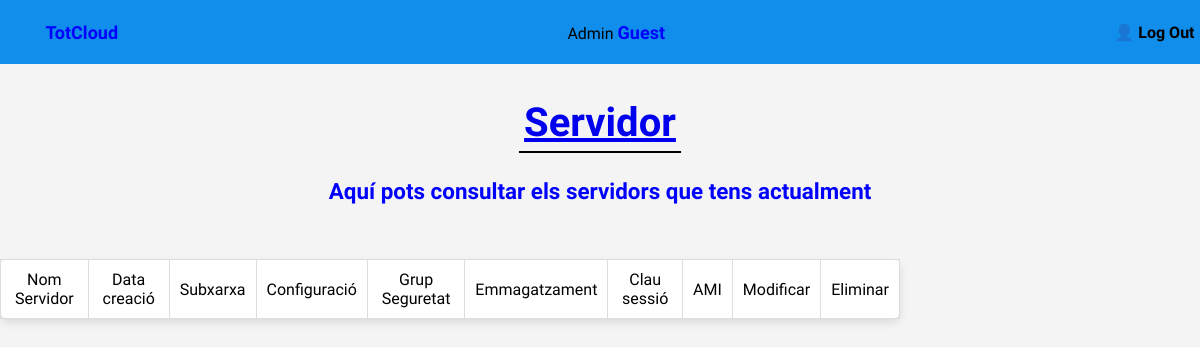
Before: /totCloud/instancia_servidor/llista_servidor.php with the older database file.
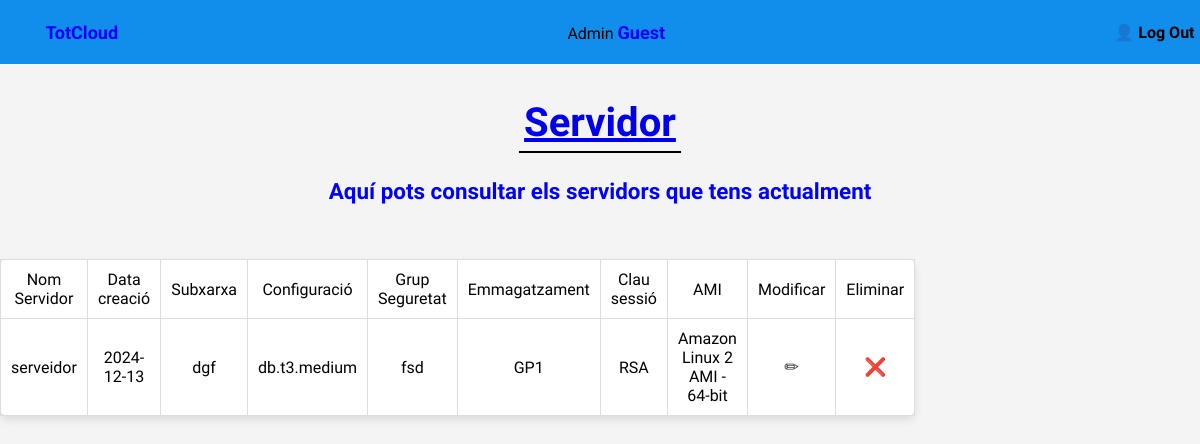
After: the same page with the newer database file.
### tables this page shows
CREATE TABLE `instancia_servidor` (
  `nomServ` varchar(64) NOT NULL,
  `dataCreacio` date NOT NULL,
  `idInstancia_servidor` int(11) NOT NULL,
  `idServidorInfra` int(11) NOT NULL,
  `idSubXar` int(11) NOT NULL,
  `idConfig` int(11) NOT NULL,
  `idGS` int(11) NOT NULL,
  `idEmmg` int(11) NOT NULL,
  `idClauSessio` int(11) NOT NULL,
  `idAMI` int(11) NOT NULL
);

CREATE TABLE `subxarxa` (
  `nomSubXarxa` varchar(64) NOT NULL,
  `descripcio` text DEFAULT NULL,
  `idVPC` varchar(128) NOT NULL,
  `idSubXar` int(11) NOT NULL,
  `nomReg` varchar(64) DEFAULT NULL
);

CREATE TABLE `configuracio` (
  `idConfig` int(11) NOT NULL,
  `numCPU` int(11) NOT NULL,
  `RAM` int(11) NOT NULL,
  `xarxa` varchar(32) DEFAULT NULL,
  `preuPerHora` decimal(5,2) DEFAULT NULL,
  `nom` varchar(64) NOT NULL,
  `IP` binary(16) DEFAULT NULL
);

CREATE TABLE `grup_seguretat` (
  `nom` varchar(64) NOT NULL,
  `descripcio` text NOT NULL,
  `descrpicioSource` text DEFAULT NULL,
  `idGS` int(11) NOT NULL,
  `tipusSource` varchar(32) DEFAULT NULL,
  `tipus` varchar(16) NOT NULL,
  `Protocol` varchar(8) NOT NULL
);

CREATE TABLE `emmagatzamatge` (
  `tipus` varchar(3) NOT NULL,
  `emgAssignat` int(11) NOT NULL,
  `idEmmg` int(11) NOT NULL
);

CREATE TABLE `clau_sessio` (
  `nomFitxer` varchar(64) NOT NULL,
  `idClauSessio` int(11) NOT NULL,
  `tipusClau` varchar(16) DEFAULT NULL,
  `nomClau` varchar(64) NOT NULL
);

CREATE TABLE `ami` (
  `nomAmi` varchar(128) NOT NULL,
  `descripcioAMI` text DEFAULT NULL,
  `arquitectura` varchar(16) NOT NULL,
  `idAMI` int(11) NOT NULL
);

### totCloud/atributsClasses/instancia_servidor.php (called while the page is built, shortened)
<?php
$a1 = "nomServ";
$a2 = "dataCreacio";
$pk = "idInstancia_servidor";
?>

### totCloud/instancia_servidor/llista_servidor.php (the view, shortened to what this page needs)
<?php
include "../connexio.php";
include "../atributsClasses/instancia_servidor.php";
include "../header.php";
?>
<!DOCTYPE html>
<html lang="es">
<head>
    <link rel="stylesheet" href="../estils/new.css">
</head>
<body>
    <section>
        <a href="home.php">
            <h2>Servidor</h2>
        </a>
        <div class="subtitulo">
            <div>
                Aquí pots consultar els servidors que tens actualment
            </div>
        </div>
    </section>
    <?php
    $consulta = "SELECT i.$pk, i.$a1 AS NomServidor, i.$a2 AS DataCreacio, s.nomSubxarxa AS Subxarxa,
             c.nom AS Configuracio, gs.nom AS GrupSeguretat, e.tipus AS Emmagatzematge,
             cs.tipusClau AS Clau, a.descripcioAmi AS DAMI
             FROM instancia_servidor i
             JOIN subxarxa s ON i.idSubXar = s.idSubxar
             JOIN configuracio c ON i.idConfig = c.idConfig
             JOIN grup_seguretat gs ON i.idGS = gs.idGS
             JOIN emmagatzamatge e ON i.idEmmg = e.idEmmg
             JOIN clau_sessio cs ON i.idClauSessio = cs.idClauSessio
             JOIN AMI a ON i.idAMI = a.idAMI";
    $resultat = mysqli_query($conn, $consulta);
    $columns = [
        "Nom Servidor",
        "Data creació",
        "Subxarxa",
        "Configuració",
        "Grup Seguretat",
        "Emmagatzament",
        "Clau sessió",
        "AMI"
    ];
    echo "<TABLE border='1'>";
    echo "<TR>";
    foreach ($columns as $col) {
        echo "<TD>" . $col . "</TD>";
    }
    echo "<TD>Modificar</TD>";
    echo "<TD>Eliminar</TD>";
    echo "</TR>";
    while ($reg = mysqli_fetch_assoc($resultat)) {
        $valorAMI = $reg['DAMI'];
        echo "<TR>";
        echo "<TD>" . $reg['NomServidor'] . "</TD>";
        echo "<TD>" . $reg['DataCreacio'] . "</TD>";
        echo "<TD>" . $reg['Subxarxa'] . "</TD>";
        echo "<TD>" . $reg['Configuracio'] . "</TD>";
        echo "<TD>" . $reg['GrupSeguretat'] . "</TD>";
        echo "<TD>" . $reg['Emmagatzematge'] . "</TD>";
        echo "<TD>" . $reg['Clau'] . "</TD>";
        echo "<TD>" . $valorAMI . "</TD>";
        $k = $reg[$pk];
        $modifyUrl = "<a class='modify-link' href='modifica_servidor.php?$pk=$k'>
                    <span class='modify'>&#9999;</span>
                    </a>";
        $deleteUrl = "<a class='delete-link' href='delete_servidor.php?$pk=$k'>
                    <span class='delete'>&#10060;</span>
                    </a>";
        echo "<TD>$modifyUrl</TD>";
        echo "<TD>$deleteUrl</TD>";
        echo "</TR>";
    }
    echo "</TABLE>";
    ?>
</body>
</html>

Changed rows visible on the page:
added instancia_servidor: nomServ "serveidor", dataCreacio "2024-12-13", idSubXar.nomSubXarxa "dgf", idConfig.nom "db.t3.medium", idGS.nom "fsd", idEmmg.tipus "GP1", idClauSessio.tipusClau "RSA", idAMI.descripcioAMI "Amazon Linux 2 AMI - 64-bit"
